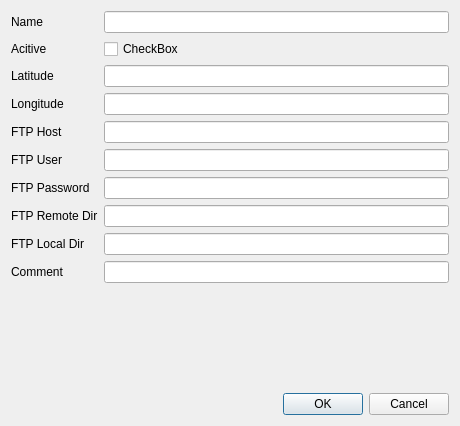
<?xml version="1.0" encoding="UTF-8"?>
<ui version="4.0">
 <class>Dialog</class>
 <widget class="QDialog" name="Dialog">
  <property name="geometry">
   <rect>
    <x>0</x>
    <y>0</y>
    <width>460</width>
    <height>426</height>
   </rect>
  </property>
  <property name="windowTitle">
   <string>New station</string>
  </property>
  <layout class="QVBoxLayout" name="verticalLayout">
   <item>
    <layout class="QGridLayout" name="gridLayout">
     <item row="1" column="0">
      <widget class="QLabel" name="lblActive">
       <property name="text">
        <string>Acitive</string>
       </property>
      </widget>
     </item>
     <item row="1" column="1">
      <widget class="QCheckBox" name="cbActive">
       <property name="text">
        <string>CheckBox</string>
       </property>
      </widget>
     </item>
     <item row="4" column="0">
      <widget class="QLabel" name="lblFTPHost">
       <property name="text">
        <string>FTP Host</string>
       </property>
      </widget>
     </item>
     <item row="0" column="0">
      <widget class="QLabel" name="lblName">
       <property name="text">
        <string>Name</string>
       </property>
      </widget>
     </item>
     <item row="3" column="0">
      <widget class="QLabel" name="lblLongitude">
       <property name="text">
        <string>Longitude</string>
       </property>
      </widget>
     </item>
     <item row="0" column="1">
      <widget class="QLineEdit" name="editName">
       <property name="maxLength">
        <number>50</number>
       </property>
      </widget>
     </item>
     <item row="2" column="0">
      <widget class="QLabel" name="lblLatitude">
       <property name="text">
        <string>Latitude</string>
       </property>
      </widget>
     </item>
     <item row="3" column="1">
      <widget class="QLineEdit" name="editLongitude">
       <property name="maxLength">
        <number>10</number>
       </property>
      </widget>
     </item>
     <item row="9" column="0">
      <widget class="QLabel" name="lblComment">
       <property name="text">
        <string>Comment</string>
       </property>
      </widget>
     </item>
     <item row="2" column="1">
      <widget class="QLineEdit" name="editLatitude">
       <property name="maxLength">
        <number>10</number>
       </property>
      </widget>
     </item>
     <item row="9" column="1">
      <widget class="QLineEdit" name="editComment">
       <property name="maxLength">
        <number>1000</number>
       </property>
      </widget>
     </item>
     <item row="5" column="0">
      <widget class="QLabel" name="lblFTPUser">
       <property name="text">
        <string>FTP User</string>
       </property>
      </widget>
     </item>
     <item row="7" column="0">
      <widget class="QLabel" name="lblFTPRemoteDir">
       <property name="text">
        <string>FTP Remote Dir</string>
       </property>
      </widget>
     </item>
     <item row="6" column="0">
      <widget class="QLabel" name="lblFTPPassword">
       <property name="text">
        <string>FTP Password</string>
       </property>
      </widget>
     </item>
     <item row="8" column="0">
      <widget class="QLabel" name="lblFTPLocalDir">
       <property name="text">
        <string>FTP Local Dir</string>
       </property>
      </widget>
     </item>
     <item row="4" column="1">
      <widget class="QLineEdit" name="editFTPHost"/>
     </item>
     <item row="5" column="1">
      <widget class="QLineEdit" name="editFTPUser"/>
     </item>
     <item row="6" column="1">
      <widget class="QLineEdit" name="editFTPPassword"/>
     </item>
     <item row="7" column="1">
      <widget class="QLineEdit" name="editFTPRemoteDir"/>
     </item>
     <item row="8" column="1">
      <widget class="QLineEdit" name="editFTPLocalDir"/>
     </item>
    </layout>
   </item>
   <item>
    <spacer name="verticalSpacer">
     <property name="orientation">
      <enum>Qt::Vertical</enum>
     </property>
     <property name="sizeHint" stdset="0">
      <size>
       <width>20</width>
       <height>40</height>
      </size>
     </property>
    </spacer>
   </item>
   <item>
    <widget class="QDialogButtonBox" name="buttonBox">
     <property name="orientation">
      <enum>Qt::Horizontal</enum>
     </property>
     <property name="standardButtons">
      <set>QDialogButtonBox::Cancel|QDialogButtonBox::Ok</set>
     </property>
    </widget>
   </item>
  </layout>
 </widget>
 <resources/>
 <connections>
  <connection>
   <sender>buttonBox</sender>
   <signal>accepted()</signal>
   <receiver>Dialog</receiver>
   <slot>accept()</slot>
   <hints>
    <hint type="sourcelabel">
     <x>248</x>
     <y>254</y>
    </hint>
    <hint type="destinationlabel">
     <x>157</x>
     <y>274</y>
    </hint>
   </hints>
  </connection>
  <connection>
   <sender>buttonBox</sender>
   <signal>rejected()</signal>
   <receiver>Dialog</receiver>
   <slot>reject()</slot>
   <hints>
    <hint type="sourcelabel">
     <x>316</x>
     <y>260</y>
    </hint>
    <hint type="destinationlabel">
     <x>286</x>
     <y>274</y>
    </hint>
   </hints>
  </connection>
 </connections>
</ui>
